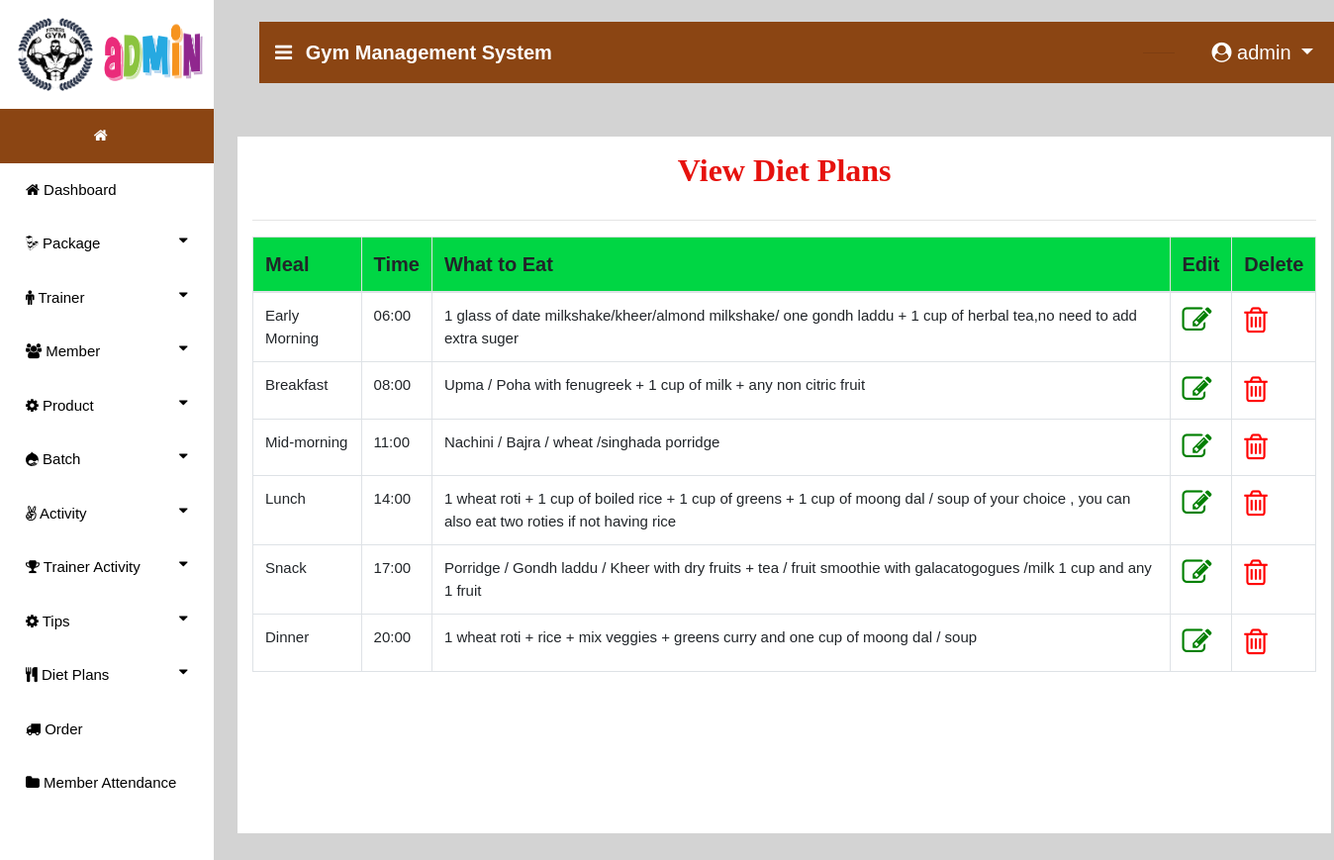
The app's page /view_diet (signed in) with its own data.
### gym/models.py (models this page shows, shortened)
class DietPlan(models.Model):
    meal = models.CharField(max_length=30, null=True)
    timing = models.CharField(max_length=100, null=True)
    what_to_eat = models.CharField(max_length=100, null=True)

### gym/views.py (the view)
# urls.py: path('view_diet', View_diet,name="view_diet"),
def View_diet(request):
    sign = 0
    user = User.objects.get(username=request.user.username)
    error = ""
    try:
        sign = Member.objects.get(user=user)
        if sign:
            error = "pat"
    except:
        pass
    diet = DietPlan.objects.all()
    d = {'diet':diet,'error':error}
    return render(request,'view_diet.html',d)

### gym/templates/view_diet.html (shortened to what this page needs)
{% extends 'navigation3.html' %}
{% block body1 %}
<div style="background-color:lightgrey;width:100%;height:800px;position:absolute">
<div class="container" style="margin-top:%;background:white;width:100%;height:88%">
<center><h2 style = "margin-top:2%;padding:15px;font-family : 'Monotype Corsiva' ; color : #E6120E ; font-weight : bold;margin-top:5%">View Diet Plans</h2></center><hr>
<table class="table table-bordered" id="myTable">
  <thead>
  <tr>
    <th>Meal</th>
    <th>Time</th>
    <th>What to Eat</th>
    <th>Edit</th>
    <th>Delete</th>
  </tr>
  </thead>
   <tbody>
{% for i in diet %}
  <tr>
    <td>{{i.meal}}</td>
    <td>{{i.timing}}</td>
    <td>{{i.what_to_eat}}</td>
        <td><a href="{% url 'edit_diet' i.id %}"><i style="font-size:30px;color:green" class="fa fa-edit"></i></a> </td>
    <td><a href="{% url 'delete_diet' i.id %}"><i style="font-size:30px;color:red" onclick="return confirm('Are you sure?')" class="fa fa-trash-o"></i></a> </td>
  </tr>
   {% endfor %}
    </tbody>
</table>
 </div></div>
{% endblock %}

### gym/templates/navigation3.html (shortened to what this page needs)
{% extends 'navigation2.html' %}
{% block body %}
<nav class="navbar navbar-expand-lg navbar-light" style="margin-left:2%;margin-top:2%;width:99%;background-color:SaddleBrown">
  <a class="navbar-brand" href="#" style="color:white;font-weight:bold"><i class="fa fa-bars" style="margin-right:8px"></i> Gym Management System</a>
  {% if request.user.is_staff %}
     <div class="collapse navbar-collapse nav justify-content-end" id="navbarNavDropdown">
      <li class="nav-item dropdown" style="margin-right:3%;color:white;margin-left:600px">
        <a class="nav-link dropdown" style="margin-left:5%;color:white" href="#" id="navbarDropdown" role="button" data-toggle="dropdown" aria-haspopup="true">
        </a>
        <hr>
      </li>
  </div>
     {% endif %}
  <div class="collapse navbar-collapse nav justify-content-end" id="navbarNavDropdown">
      <li class="nav-item dropdown" style="margin-right:3%;color:white">
        <a class="nav-link dropdown-toggle" style="color:white;margin-left:5%" href="#" id="navbarDropdown" role="button" data-toggle="dropdown" aria-haspopup="true" aria-expanded="false">
          <i class="fa fa-user-circle"></i> {{request.user.username}}
        </a>
      </li>
  </div>
 </nav>
{% block body1 %}
{% endblock %}
{% endblock %}

### gym/templates/navigation2.html (style rules this page uses)
thead { background:#00d644; }
body { font-family: "Lato", sans-serif; }
body { margin:0;font-family:Arial }
.dropdown { float:right; }

### gym/templates/view_diet.html (style rules this page uses)
td { font-size:15px; }

### records on screen
DietPlan: meal "Early Morning", timing "06:00", what_to_eat "1 glass of date milkshake/kheer/almond milkshake/ one gondh laddu + 1 cup of herbal tea,no need to add extra suger"
DietPlan: meal "Breakfast", timing "08:00", what_to_eat "Upma / Poha with fenugreek + 1 cup of milk + any non citric fruit"
DietPlan: meal "Mid-morning", timing "11:00", what_to_eat "Nachini / Bajra / wheat /singhada porridge"
DietPlan: meal "Lunch", timing "14:00", what_to_eat "1 wheat roti + 1 cup of boiled rice + 1 cup of greens + 1 cup of moong dal / soup of your choice , you can also eat two roties if not having rice"
DietPlan: meal "Snack", timing "17:00", what_to_eat "Porridge / Gondh laddu / Kheer with dry fruits + tea / fruit smoothie with galacatogogues /milk 1 cup and any 1 fruit"
DietPlan: meal "Dinner", timing "20:00", what_to_eat "1 wheat roti + rice + mix veggies + greens curry and one cup of moong dal / soup"

### other values on screen
{{ request.user.username }} "admin"
